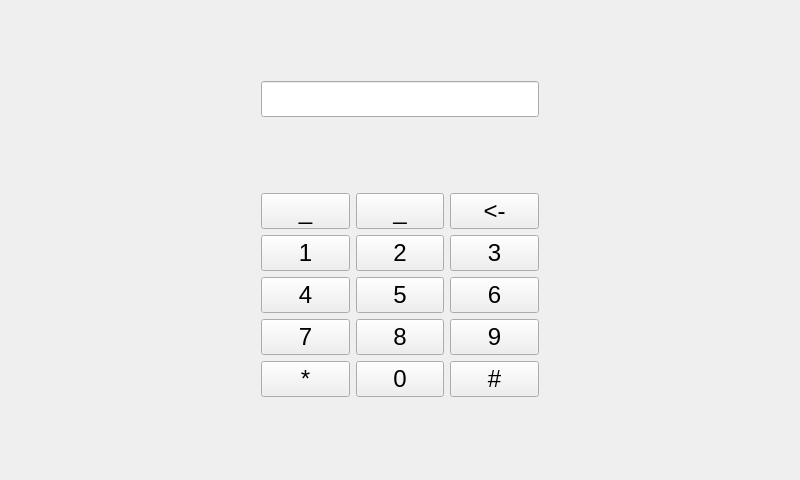
<?xml version="1.0" encoding="UTF-8"?>
<ui version="4.0">
 <class>Ajustes</class>
 <widget class="QWidget" name="Ajustes">
  <property name="geometry">
   <rect>
    <x>0</x>
    <y>0</y>
    <width>800</width>
    <height>480</height>
   </rect>
  </property>
  <property name="sizePolicy">
   <sizepolicy hsizetype="Minimum" vsizetype="MinimumExpanding">
    <horstretch>0</horstretch>
    <verstretch>0</verstretch>
   </sizepolicy>
  </property>
  <property name="windowTitle">
   <string>Form</string>
  </property>
  <layout class="QVBoxLayout" name="verticalLayout">
   <item>
    <layout class="QHBoxLayout" name="horizontalLayout_4">
     <property name="spacing">
      <number>0</number>
     </property>
     <property name="leftMargin">
      <number>250</number>
     </property>
     <property name="rightMargin">
      <number>250</number>
     </property>
     <item>
      <widget class="QLineEdit" name="txtPassword">
       <property name="sizePolicy">
        <sizepolicy hsizetype="Expanding" vsizetype="Fixed">
         <horstretch>0</horstretch>
         <verstretch>0</verstretch>
        </sizepolicy>
       </property>
       <property name="font">
        <font>
         <pointsize>18</pointsize>
        </font>
       </property>
       <property name="echoMode">
        <enum>QLineEdit::Password</enum>
       </property>
      </widget>
     </item>
    </layout>
   </item>
   <item>
    <layout class="QGridLayout" name="gridLayout">
     <property name="leftMargin">
      <number>250</number>
     </property>
     <property name="rightMargin">
      <number>250</number>
     </property>
     <item row="2" column="0">
      <widget class="QPushButton" name="btn4">
       <property name="font">
        <font>
         <pointsize>18</pointsize>
        </font>
       </property>
       <property name="text">
        <string>4</string>
       </property>
      </widget>
     </item>
     <item row="1" column="1">
      <widget class="QPushButton" name="btn2">
       <property name="font">
        <font>
         <pointsize>18</pointsize>
        </font>
       </property>
       <property name="text">
        <string>2</string>
       </property>
      </widget>
     </item>
     <item row="0" column="0">
      <widget class="QPushButton" name="pushButton">
       <property name="font">
        <font>
         <pointsize>18</pointsize>
        </font>
       </property>
       <property name="text">
        <string>_</string>
       </property>
      </widget>
     </item>
     <item row="4" column="0">
      <widget class="QPushButton" name="btnAsterisco">
       <property name="font">
        <font>
         <pointsize>18</pointsize>
        </font>
       </property>
       <property name="text">
        <string>*</string>
       </property>
      </widget>
     </item>
     <item row="0" column="1">
      <widget class="QPushButton" name="pushButton_4">
       <property name="font">
        <font>
         <pointsize>18</pointsize>
        </font>
       </property>
       <property name="text">
        <string>_</string>
       </property>
      </widget>
     </item>
     <item row="4" column="2">
      <widget class="QPushButton" name="btnNumeral">
       <property name="font">
        <font>
         <pointsize>18</pointsize>
        </font>
       </property>
       <property name="text">
        <string>#</string>
       </property>
      </widget>
     </item>
     <item row="1" column="2">
      <widget class="QPushButton" name="btn3">
       <property name="font">
        <font>
         <pointsize>18</pointsize>
        </font>
       </property>
       <property name="text">
        <string>3</string>
       </property>
      </widget>
     </item>
     <item row="4" column="1">
      <widget class="QPushButton" name="btn0">
       <property name="font">
        <font>
         <pointsize>18</pointsize>
        </font>
       </property>
       <property name="text">
        <string>0</string>
       </property>
      </widget>
     </item>
     <item row="2" column="1">
      <widget class="QPushButton" name="btn5">
       <property name="font">
        <font>
         <pointsize>18</pointsize>
        </font>
       </property>
       <property name="text">
        <string>5</string>
       </property>
      </widget>
     </item>
     <item row="0" column="2">
      <widget class="QPushButton" name="btnBorrar">
       <property name="font">
        <font>
         <pointsize>18</pointsize>
        </font>
       </property>
       <property name="text">
        <string>&lt;-</string>
       </property>
      </widget>
     </item>
     <item row="2" column="2">
      <widget class="QPushButton" name="btn6">
       <property name="font">
        <font>
         <pointsize>18</pointsize>
        </font>
       </property>
       <property name="text">
        <string>6</string>
       </property>
      </widget>
     </item>
     <item row="3" column="0">
      <widget class="QPushButton" name="btn7">
       <property name="font">
        <font>
         <pointsize>18</pointsize>
        </font>
       </property>
       <property name="text">
        <string>7</string>
       </property>
      </widget>
     </item>
     <item row="1" column="0">
      <widget class="QPushButton" name="btn1">
       <property name="font">
        <font>
         <pointsize>18</pointsize>
        </font>
       </property>
       <property name="text">
        <string>1</string>
       </property>
      </widget>
     </item>
     <item row="3" column="1">
      <widget class="QPushButton" name="btn8">
       <property name="font">
        <font>
         <pointsize>18</pointsize>
        </font>
       </property>
       <property name="text">
        <string>8</string>
       </property>
      </widget>
     </item>
     <item row="3" column="2">
      <widget class="QPushButton" name="btn9">
       <property name="font">
        <font>
         <pointsize>18</pointsize>
        </font>
       </property>
       <property name="text">
        <string>9</string>
       </property>
      </widget>
     </item>
    </layout>
   </item>
  </layout>
 </widget>
 <resources/>
 <connections/>
</ui>
